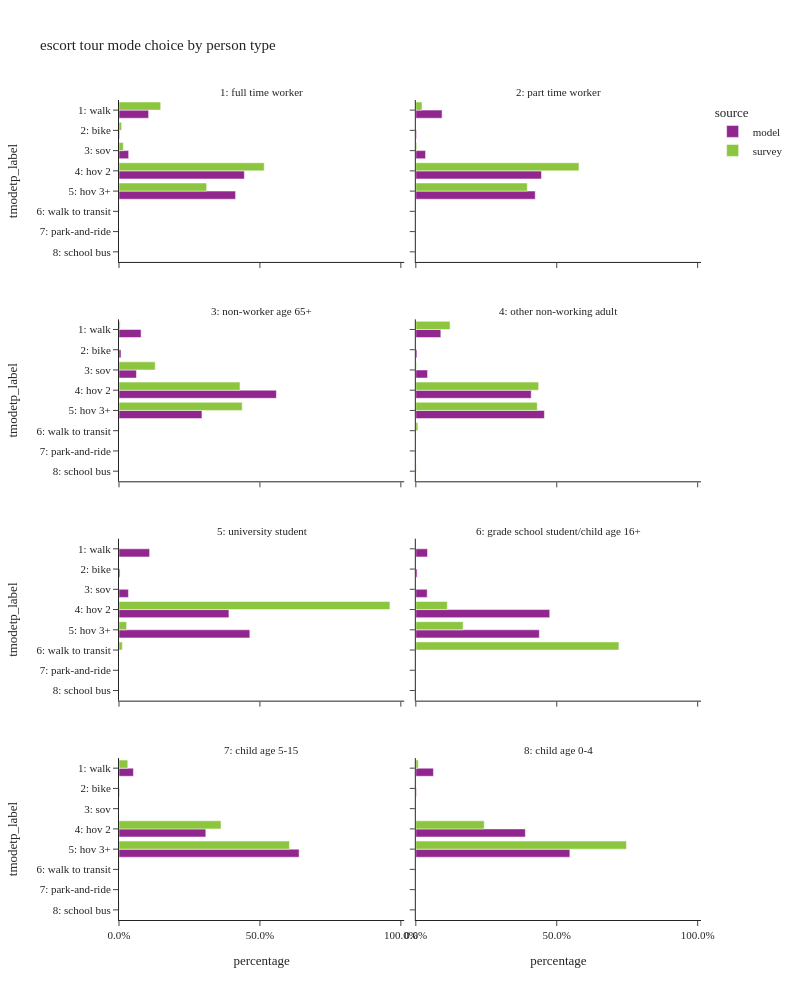

The notebook cell this image was saved under:
### Code cell
plot_mode_choice(es_tour,"pptyp_label",
                 {"pptyp_label": list(util.pptyp_cat.values()),
                  "tmodetp_label": list(util.tmodetp_cat.values())},
                 "person type",
                 2,1000)

### Figure 1 — Plotly figure (JSON) as saved in the notebook; plotly's stock layout.template omitted (floating-point values rounded to 4 significant figures)
{"data": [{"alignmentgroup": "True", "customdata": [[15828], [334], [5159], [67014], [62316]], "hovertemplate": "source=model<br>pptyp_label=1: full time worker<br>percentage=%{x}<br>tmodetp_label=%{y}<br>sample count=%{customdata[0]}<extra></extra>", "legendgroup": "model", "marker": {"color": "#91268F", "pattern": {"shape": ""}}, "name": "model", "offsetgroup": "model", "orientation": "h", "showlegend": true, "textposition": "auto", "type": "bar", "x": [0.1051, 0.002217, 0.03424, 0.4448, 0.4136], "xaxis": "x7", "y": ["1: walk", "2: bike", "3: sov", "4: hov 2", "5: hov 3+"], "yaxis": "y7"}, {"alignmentgroup": "True", "customdata": [[35], [8], [10], [114], [66], [2]], "hovertemplate": "source=survey<br>pptyp_label=1: full time worker<br>percentage=%{x}<br>tmodetp_label=%{y}<br>sample count=%{customdata[0]}<extra></extra>", "legendgroup": "survey", "marker": {"color": "#8CC63E", "pattern": {"shape": ""}}, "name": "survey", "offsetgroup": "survey", "orientation": "h", "showlegend": true, "textposition": "auto", "type": "bar", "x": [0.1479, 0.009274, 0.01534, 0.5153, 0.311, 0.001134], "xaxis": "x7", "y": ["1: walk", "2: bike", "3: sov", "4: hov 2", "5: hov 3+", "6: walk to transit"], "yaxis": "y7"}, {"alignmentgroup": "True", "customdata": [[5629], [158], [2085], [26945], [25600]], "hovertemplate": "source=model<br>pptyp_label=2: part time worker<br>percentage=%{x}<br>tmodetp_label=%{y}<br>sample count=%{customdata[0]}<extra></extra>", "legendgroup": "model", "marker": {"color": "#91268F", "pattern": {"shape": ""}}, "name": "model", "offsetgroup": "model", "orientation": "h", "showlegend": false, "textposition": "auto", "type": "bar", "x": [0.09317, 0.002615, 0.03451, 0.446, 0.4237], "xaxis": "x8", "y": ["1: walk", "2: bike", "3: sov", "4: hov 2", "5: hov 3+"], "yaxis": "y8"}, {"alignmentgroup": "True", "customdata": [[7], [2], [31], [28], [1]], "hovertemplate": "source=survey<br>pptyp_label=2: part time worker<br>percentage=%{x}<br>tmodetp_label=%{y}<br>sample count=%{customdata[0]}<extra></extra>", "legendgroup": "survey", "marker": {"color": "#8CC63E", "pattern": {"shape": ""}}, "name": "survey", "offsetgroup": "survey", "orientation": "h", "showlegend": false, "textposition": "auto", "type": "bar", "x": [0.02182, 0.003179, 0.5789, 0.3954, 0.0007061], "xaxis": "x8", "y": ["1: walk", "3: sov", "4: hov 2", "5: hov 3+", "6: walk to transit"], "yaxis": "y8"}, {"alignmentgroup": "True", "customdata": [[7584], [687], [5985], [54042], [28478]], "hovertemplate": "source=model<br>pptyp_label=3: non-worker age 65+<br>percentage=%{x}<br>tmodetp_label=%{y}<br>sample count=%{customdata[0]}<extra></extra>", "legendgroup": "model", "marker": {"color": "#91268F", "pattern": {"shape": ""}}, "name": "model", "offsetgroup": "model", "orientation": "h", "showlegend": false, "textposition": "auto", "type": "bar", "x": [0.07837, 0.007099, 0.06184, 0.5584, 0.2943], "xaxis": "x5", "y": ["1: walk", "2: bike", "3: sov", "4: hov 2", "5: hov 3+"], "yaxis": "y5"}, {"alignmentgroup": "True", "customdata": [[5], [12], [40], [25], [1]], "hovertemplate": "source=survey<br>pptyp_label=3: non-worker age 65+<br>percentage=%{x}<br>tmodetp_label=%{y}<br>sample count=%{customdata[0]}<extra></extra>", "legendgroup": "survey", "marker": {"color": "#8CC63E", "pattern": {"shape": ""}}, "name": "survey", "offsetgroup": "survey", "orientation": "h", "showlegend": false, "textposition": "auto", "type": "bar", "x": [0.003936, 0.1285, 0.4293, 0.4371, 0.001111], "xaxis": "x5", "y": ["1: walk", "3: sov", "4: hov 2", "5: hov 3+", "6: walk to transit"], "yaxis": "y5"}, {"alignmentgroup": "True", "customdata": [[16755], [762], [7865], [77309], [86174]], "hovertemplate": "source=model<br>pptyp_label=4: other non-working adult<br>percentage=%{x}<br>tmodetp_label=%{y}<br>sample count=%{customdata[0]}<extra></extra>", "legendgroup": "model", "marker": {"color": "#91268F", "pattern": {"shape": ""}}, "name": "model", "offsetgroup": "model", "orientation": "h", "showlegend": false, "textposition": "auto", "type": "bar", "x": [0.08871, 0.004035, 0.04164, 0.4093, 0.4563], "xaxis": "x6", "y": ["1: walk", "2: bike", "3: sov", "4: hov 2", "5: hov 3+"], "yaxis": "y6"}, {"alignmentgroup": "True", "customdata": [[21], [2], [5], [74], [40], [3], [1]], "hovertemplate": "source=survey<br>pptyp_label=4: other non-working adult<br>percentage=%{x}<br>tmodetp_label=%{y}<br>sample count=%{customdata[0]}<extra></extra>", "legendgroup": "survey", "marker": {"color": "#8CC63E", "pattern": {"shape": ""}}, "name": "survey", "offsetgroup": "survey", "orientation": "h", "showlegend": false, "textposition": "auto", "type": "bar", "x": [0.1214, 0.0008328, 0.002336, 0.4358, 0.4308, 0.007304, 0.001431], "xaxis": "x6", "y": ["1: walk", "2: bike", "3: sov", "4: hov 2", "5: hov 3+", "6: walk to transit", "8: school bus"], "yaxis": "y6"}, {"alignmentgroup": "True", "customdata": [[471], [16], [145], [1691], [2013]], "hovertemplate": "source=model<br>pptyp_label=5: university student<br>percentage=%{x}<br>tmodetp_label=%{y}<br>sample count=%{customdata[0]}<extra></extra>", "legendgroup": "model", "marker": {"color": "#91268F", "pattern": {"shape": ""}}, "name": "model", "offsetgroup": "model", "orientation": "h", "showlegend": false, "textposition": "auto", "type": "bar", "x": [0.1086, 0.00369, 0.03344, 0.39, 0.4643], "xaxis": "x3", "y": ["1: walk", "2: bike", "3: sov", "4: hov 2", "5: hov 3+"], "yaxis": "y3"}, {"alignmentgroup": "True", "customdata": [[6], [1], [1]], "hovertemplate": "source=survey<br>pptyp_label=5: university student<br>percentage=%{x}<br>tmodetp_label=%{y}<br>sample count=%{customdata[0]}<extra></extra>", "legendgroup": "survey", "marker": {"color": "#8CC63E", "pattern": {"shape": ""}}, "name": "survey", "offsetgroup": "survey", "orientation": "h", "showlegend": false, "textposition": "auto", "type": "bar", "x": [0.9613, 0.02695, 0.01178], "xaxis": "x3", "y": ["4: hov 2", "5: hov 3+", "6: walk to transit"], "yaxis": "y3"}, {"alignmentgroup": "True", "customdata": [[179], [20], [174], [2048], [1889]], "hovertemplate": "source=model<br>pptyp_label=6: grade school student/child age 16+<br>percentage=%{x}<br>tmodetp_label=%{y}<br>sample count=%{customdata[0]}<extra></extra>", "legendgroup": "model", "marker": {"color": "#91268F", "pattern": {"shape": ""}}, "name": "model", "offsetgroup": "model", "orientation": "h", "showlegend": false, "textposition": "auto", "type": "bar", "x": [0.04153, 0.00464, 0.04037, 0.4752, 0.4383], "xaxis": "x4", "y": ["1: walk", "2: bike", "3: sov", "4: hov 2", "5: hov 3+"], "yaxis": "y4"}, {"alignmentgroup": "True", "customdata": [[4], [2], [1]], "hovertemplate": "source=survey<br>pptyp_label=6: grade school student/child age 16+<br>percentage=%{x}<br>tmodetp_label=%{y}<br>sample count=%{customdata[0]}<extra></extra>", "legendgroup": "survey", "marker": {"color": "#8CC63E", "pattern": {"shape": ""}}, "name": "survey", "offsetgroup": "survey", "orientation": "h", "showlegend": false, "textposition": "auto", "type": "bar", "x": [0.1117, 0.1678, 0.7206], "xaxis": "x4", "y": ["4: hov 2", "5: hov 3+", "6: walk to transit"], "yaxis": "y4"}, {"alignmentgroup": "True", "customdata": [[2852], [94], [17159], [35600]], "hovertemplate": "source=model<br>pptyp_label=7: child age 5-15<br>percentage=%{x}<br>tmodetp_label=%{y}<br>sample count=%{customdata[0]}<extra></extra>", "legendgroup": "model", "marker": {"color": "#91268F", "pattern": {"shape": ""}}, "name": "model", "offsetgroup": "model", "orientation": "h", "showlegend": false, "textposition": "auto", "type": "bar", "x": [0.0512, 0.001687, 0.308, 0.6391], "xaxis": "x", "y": ["1: walk", "2: bike", "4: hov 2", "5: hov 3+"], "yaxis": "y"}, {"alignmentgroup": "True", "customdata": [[5], [12], [34], [1], [2]], "hovertemplate": "source=survey<br>pptyp_label=7: child age 5-15<br>percentage=%{x}<br>tmodetp_label=%{y}<br>sample count=%{customdata[0]}<extra></extra>", "legendgroup": "survey", "marker": {"color": "#8CC63E", "pattern": {"shape": ""}}, "name": "survey", "offsetgroup": "survey", "orientation": "h", "showlegend": false, "textposition": "auto", "type": "bar", "x": [0.03117, 0.362, 0.6048, 0.001156, 0.0008817], "xaxis": "x", "y": ["1: walk", "4: hov 2", "5: hov 3+", "6: walk to transit", "8: school bus"], "yaxis": "y"}, {"alignmentgroup": "True", "customdata": [[4084], [149], [25406], [35723]], "hovertemplate": "source=model<br>pptyp_label=8: child age 0-4<br>percentage=%{x}<br>tmodetp_label=%{y}<br>sample count=%{customdata[0]}<extra></extra>", "legendgroup": "model", "marker": {"color": "#91268F", "pattern": {"shape": ""}}, "name": "model", "offsetgroup": "model", "orientation": "h", "showlegend": false, "textposition": "auto", "type": "bar", "x": [0.06248, 0.00228, 0.3887, 0.5465], "xaxis": "x2", "y": ["1: walk", "2: bike", "4: hov 2", "5: hov 3+"], "yaxis": "y2"}, {"alignmentgroup": "True", "customdata": [[7], [1], [8], [33]], "hovertemplate": "source=survey<br>pptyp_label=8: child age 0-4<br>percentage=%{x}<br>tmodetp_label=%{y}<br>sample count=%{customdata[0]}<extra></extra>", "legendgroup": "survey", "marker": {"color": "#8CC63E", "pattern": {"shape": ""}}, "name": "survey", "offsetgroup": "survey", "orientation": "h", "showlegend": false, "textposition": "auto", "type": "bar", "x": [0.008587, 0.001095, 0.2428, 0.7475], "xaxis": "x2", "y": ["1: walk", "2: bike", "4: hov 2", "5: hov 3+"], "yaxis": "y2"}], "layout": {"annotations": [{"font": {}, "showarrow": false, "text": "7: child age 5-15", "x": 0.245, "xanchor": "center", "xref": "paper", "y": 0.1975, "yanchor": "bottom", "yref": "paper"}, {"font": {}, "showarrow": false, "text": "8: child age 0-4", "x": 0.755, "xanchor": "center", "xref": "paper", "y": 0.1975, "yanchor": "bottom", "yref": "paper"}, {"font": {}, "showarrow": false, "text": "5: university student", "x": 0.245, "xanchor": "center", "xref": "paper", "y": 0.465, "yanchor": "bottom", "yref": "paper"}, {"font": {}, "showarrow": false, "text": "6: grade school student/child age 16+", "x": 0.755, "xanchor": "center", "xref": "paper", "y": 0.465, "yanchor": "bottom", "yref": "paper"}, {"font": {}, "showarrow": false, "text": "3: non-worker age 65+", "x": 0.245, "xanchor": "center", "xref": "paper", "y": 0.7325, "yanchor": "bottom", "yref": "paper"}, {"font": {}, "showarrow": false, "text": "4: other non-working adult", "x": 0.755, "xanchor": "center", "xref": "paper", "y": 0.7325, "yanchor": "bottom", "yref": "paper"}, {"font": {}, "showarrow": false, "text": "1: full time worker", "x": 0.245, "xanchor": "center", "xref": "paper", "y": 1, "yanchor": "bottom", "yref": "paper"}, {"font": {}, "showarrow": false, "text": "2: part time worker", "x": 0.755, "xanchor": "center", "xref": "paper", "y": 1, "yanchor": "bottom", "yref": "paper"}], "barmode": "group", "height": 1000, "legend": {"title": {"text": "source"}, "tracegroupgap": 0}, "title": {"text": "escort tour mode choice by person type"}, "width": 800, "xaxis": {"anchor": "y", "domain": [0, 0.49], "tickformat": ".1%", "title": {"text": "percentage"}}, "xaxis2": {"anchor": "y2", "domain": [0.51, 1], "matches": "x", "tickformat": ".1%", "title": {"text": "percentage"}}, "xaxis3": {"anchor": "y3", "domain": [0, 0.49], "matches": "x", "showticklabels": false, "tickformat": ".1%"}, "xaxis4": {"anchor": "y4", "domain": [0.51, 1], "matches": "x", "showticklabels": false, "tickformat": ".1%"}, "xaxis5": {"anchor": "y5", "domain": [0, 0.49], "matches": "x", "showticklabels": false, "tickformat": ".1%"}, "xaxis6": {"anchor": "y6", "domain": [0.51, 1], "matches": "x", "showticklabels": false, "tickformat": ".1%"}, "xaxis7": {"anchor": "y7", "domain": [0, 0.49], "matches": "x", "showticklabels": false, "tickformat": ".1%"}, "xaxis8": {"anchor": "y8", "domain": [0.51, 1], "matches": "x", "showticklabels": false, "tickformat": ".1%"}, "yaxis": {"anchor": "x", "categoryarray": ["9: tnc", "8: school bus", "7: park-and-ride", "6: walk to transit", "5: hov 3+", "4: hov 2", "3: sov", "2: bike", "1: walk"], "categoryorder": "array", "domain": [0, 0.1975], "title": {"text": "tmodetp_label"}}, "yaxis2": {"anchor": "x2", "domain": [0, 0.1975], "matches": "y", "showticklabels": false}, "yaxis3": {"anchor": "x3", "categoryarray": ["9: tnc", "8: school bus", "7: park-and-ride", "6: walk to transit", "5: hov 3+", "4: hov 2", "3: sov", "2: bike", "1: walk"], "categoryorder": "array", "domain": [0.2675, 0.465], "matches": "y", "title": {"text": "tmodetp_label"}}, "yaxis4": {"anchor": "x4", "domain": [0.2675, 0.465], "matches": "y", "showticklabels": false}, "yaxis5": {"anchor": "x5", "categoryarray": ["9: tnc", "8: school bus", "7: park-and-ride", "6: walk to transit", "5: hov 3+", "4: hov 2", "3: sov", "2: bike", "1: walk"], "categoryorder": "array", "domain": [0.535, 0.7325], "matches": "y", "title": {"text": "tmodetp_label"}}, "yaxis6": {"anchor": "x6", "domain": [0.535, 0.7325], "matches": "y", "showticklabels": false}, "yaxis7": {"anchor": "x7", "categoryarray": ["9: tnc", "8: school bus", "7: park-and-ride", "6: walk to transit", "5: hov 3+", "4: hov 2", "3: sov", "2: bike", "1: walk"], "categoryorder": "array", "domain": [0.8025, 1], "matches": "y", "title": {"text": "tmodetp_label"}}, "yaxis8": {"anchor": "x8", "domain": [0.8025, 1], "matches": "y", "showticklabels": false}}}
